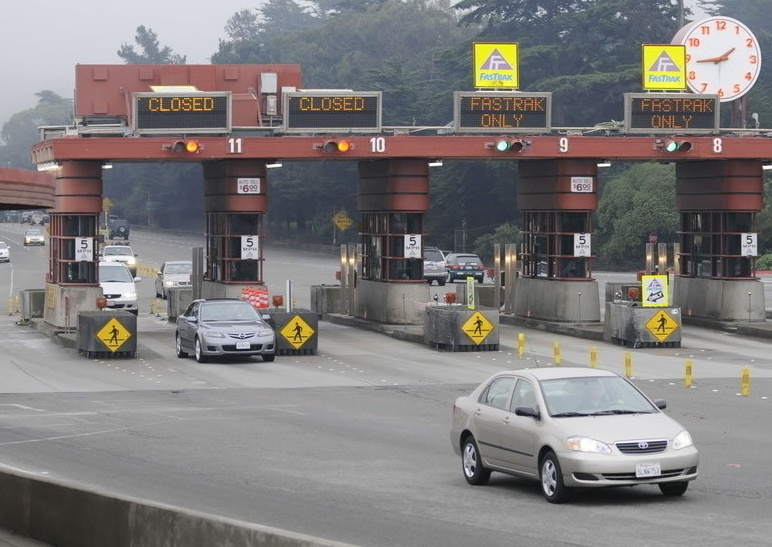
#> input picture origin.jpg, 772 x 547 px, found by its file name
$ python main.py
#> lines starting #> are read from the running program, lines starting #| are printed output that depends on the picture; after the words box and inside, x2 and y2 are one past the last pixel; in counts of white or black regions, pixels touching at a corner belong together
import numpy as np
import cv2


def calculate(contours):
    area = []
    for c in contours:
        area.append(cv2.contourArea(c))
    return np.array(area)


def darker(gray_img,M,img,binary):
    processed_img = gray_img[:]
    for i in range(row):
        for j in range(col):
            light = binary[i][j]
            if light==255:
                processed_img[i][j] = (255+gray_img[i][j])//2
            elif light==0:
                processed_img[i][j] = gray_img[i][j]//2
    return processed_img

def transform(processed_img,M,img,binary):
    point_map = [[] for i in range(len(M))]
    for j in range(col):
        for i in range(row):
            for id,m in enumerate(M):
                    if cv2.pointPolygonTest(m, (j,i) ,False) > 0:
                        point_map[id].append((i,j))
    light_list = []
    f_list = []
    for i,each in enumerate(point_map[:-1]):
        R = img[:,:,2].take([i*j for i,j in each])
        G = img[:,:,1].take([i*j for i,j in each])
        B = img[:,:,0].take([i*j for i,j in each])
        color_list = [np.mean(R),np.mean(G),np.mean(B)]
        junzhi = np.mean(color_list)
        fangcha = np.var(color_list)
        f_list.append(fangcha)
        light = np.mean(binary.take([i*j for i,j in each]))
        light_list.append(light)
        if light > 20 and fangcha < 50 and junzhi <220:
            for i,j in each:
                processed_img[i,j] = (processed_img[i,j]*2-255)//2
    R = img[:,:,2]
    G = img[:,:,1]
    B = img[:,:,0]
    for j in range(col):
        for i in range(row):
            if np.var([R[i,j], G[i,j],B[i,j]]) < 23 and 134<np.mean([R[i,j], G[i,j],B[i,j]])<197 and processed_img[i,j]>100:
                processed_img[i,j] = (processed_img[i,j]*2-255)//2
            if i<153 and j>259 and processed_img[i,j] > 120:
                processed_img[i,j] = (processed_img[i,j]*2-255)//2
    return processed_img

def getposlight(event, x, y, flags, param):
    if event==cv2.EVENT_LBUTTONDOWN:
        print('y-x:', [y, x])
        print('light:',process_img[y, x])
        print('bgr:',img[y, x])     #   B,G,R

if __name__ == "__main__":
    img = cv2.imread('./img/origin.jpg')    # B,G,R
#> img is the input picture: shape (547, 772, 3); mean B, G, R 123.7, 123.8, 127.2
    img = cv2.resize(img, (318,239))
#> img: shape (239, 318, 3)
    row,col,channel = img.shape
#> row = 239; col = 318; channel = 3
    gray_img = cv2.cvtColor(img, cv2.COLOR_RGB2GRAY)
    _,binary = cv2.threshold(gray_img, 180, 255, cv2.THRESH_BINARY)
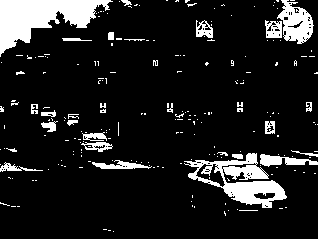
#> binary: shape (239, 318); 12.1% white; 221 white regions (190 under 20 px), largest, box (x1, y1, x2, y2) and area: (0, 0, 113, 57) 3029, (184, 153, 287, 208) 2211, (277, 0, 314, 44) 926
    for i in range(row):
        for j in range(col):
            if binary[i][j]>0 and i <=row/3:
                binary[i][j] = 0
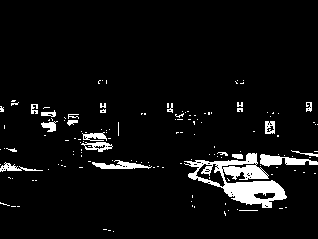
#> binary: shape (239, 318); 5.8% white; 149 white regions (128 under 20 px), largest, box (x1, y1, x2, y2) and area: (184, 153, 287, 208) 2211, (260, 154, 318, 167) 394, (92, 160, 152, 169) 275
    #ret, process_img = cv2.threshold(gray_img, 100, 255, cv2.THRESH_BINARY)
    process_img = cv2.Canny(img,30,90)
#> process_img: shape (239, 318); 20.4% white in thin lines or dots
    process_img = cv2.GaussianBlur(process_img, (5,5), 0)
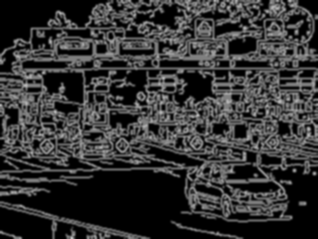
#> process_img: shape (239, 318); min 0, max 191, mean 52.1
    contours,hierarchy = cv2.findContours(process_img,cv2.RETR_TREE,cv2.CHAIN_APPROX_NONE)
#> contours = 148 contours, 79 with area under 20; largest, box (x1, y1, x2, y2) and area: (0, 0, 318, 224) 57278, (0, 200, 152, 239) 1520, (44, 73, 83, 103) 706, (175, 73, 212, 105) 594, (110, 70, 146, 105) 506
    #cv2.drawContours(img,contours,-1,(0,255,0))
    area = calculate(contours)
#> the loop in calculate, `for c in contours:` made 148 passes
#> c on passes 5, 15, 17, 20, 25, 36, 39, 43, 45, 50: [[68, 233], [69, 232], [70, 233], [69, 234]], [[192, 176], [193, 175], [194, 176], [193, 177]], [[216, 175], [217, 174], [218, 175], [217, 176]], [[264, 169], [265, 168], [266, 169], [265, 170]], [[98, 164], [99, 163], [100, 164], [99, 165]], [[126, 158], [127, 157], [128, 158], [127, 159]], [[8, 154], [9, 153], [10, 154], [9, 155]], [[223, 148], [224, 147], [225, 148], [224, 149]], [[176, 145], [177, 144], [178, 145], [177, 146]], [[127, 138], [128, 137], [129, 138], [128, 139]]
#> after the loop in calculate, `for c in contours:`: area = 148 values, max 57278 at index 6, min 2 at index 4, mean 458.6
    index=area.argsort()[::-1]
#> index = 148 values, max 147 at index 84, min 0 at index 26, mean 73.5
    contours_max = [contours[i] for i in index]
#> contours_max has the same summary as contours
    #M = [cv2.convexHull(c) for c in contours_max]
    process_img = darker(gray_img, contours_max,img,binary)
#> after the loop in darker, `for i in range(row):`:
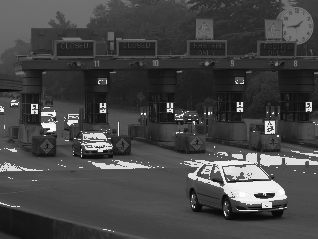
#> processed_img: shape (239, 318); min 6, max 254, mean 69.1
    process_img = transform(gray_img, contours_max,img,binary)
#> in transform, `point_map = [[] for i in range(len(M))]`: point_map = 148 items, first 6: [], [], [], [], [], []
#> the loop in transform, `for i,each in enumerate(point_map[:-1]):` made 147 passes
#> (color_list, junzhi, fangcha, light) on passes 1 to 12: ([131.1, 128.1, 129.3], 129.5, 1.47, 4.66), ([121, 113.3, 113.4], 115.9, 12.92, 0), ([151, 155.3, 155.8], 154.1, 4.67, 0), ([109.5, 102.4, 103.6], 105.2, 9.47, 0), ([148.5, 140.3, 132.9], 140.6, 40.4, 0), ([151, 156.4, 160.5], 156, 15.28, 0), ([139.3, 137.2, 133.4], 136.6, 5.98, 27.38), ([75.05, 70.13, 73.36], 72.85, 4.17, 0), ([145, 135.7, 129], 136.6, 42.85, 0), ([149.5, 155.4, 164.7], 156.5, 39.18, 0), ([133.7, 131.6, 124.5], 129.9, 15.56, 30.45), ([126.6, 123.7, 120], 123.4, 7.38, 11.14)
#> after the loop in transform, `for i,each in enumerate(point_map[:-1]):`: f_list = 147 values, max 891.5 at index 97, min 0.135 at index 69, mean 61.95; light_list = 147 values, max 85 at index 120, min 0 at index 1, mean 4.53
#> in transform, `B = img[:,:,0]`:
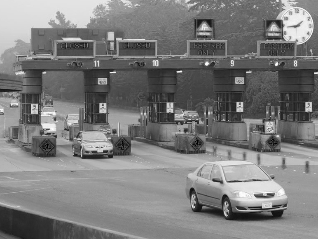
#> B: shape (239, 318); min 0, max 255, mean 123.5
#> after the loop in transform, `for j in range(col):`:
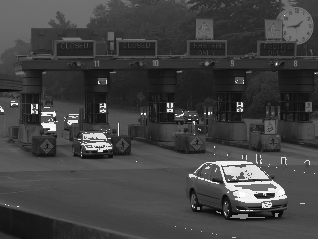
#> processed_img: shape (239, 318); min 6, max 254, mean 65.9
    process_img = cv2.GaussianBlur(process_img, (7,7), 0)
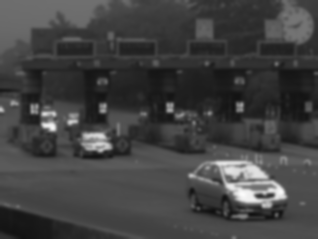
#> process_img: shape (239, 318); min 15, max 251, mean 65.9
    cv2.imwrite('./gray.jpg',process_img)
    cv2.imshow('./origin.jpg', img)
    cv2.setMouseCallback('./gray.jpg', getposlight)
    while 1:
        if cv2.waitKey() == 25:
#> (key Esc is pressed here)
            cv2.destroyAllWindows()
